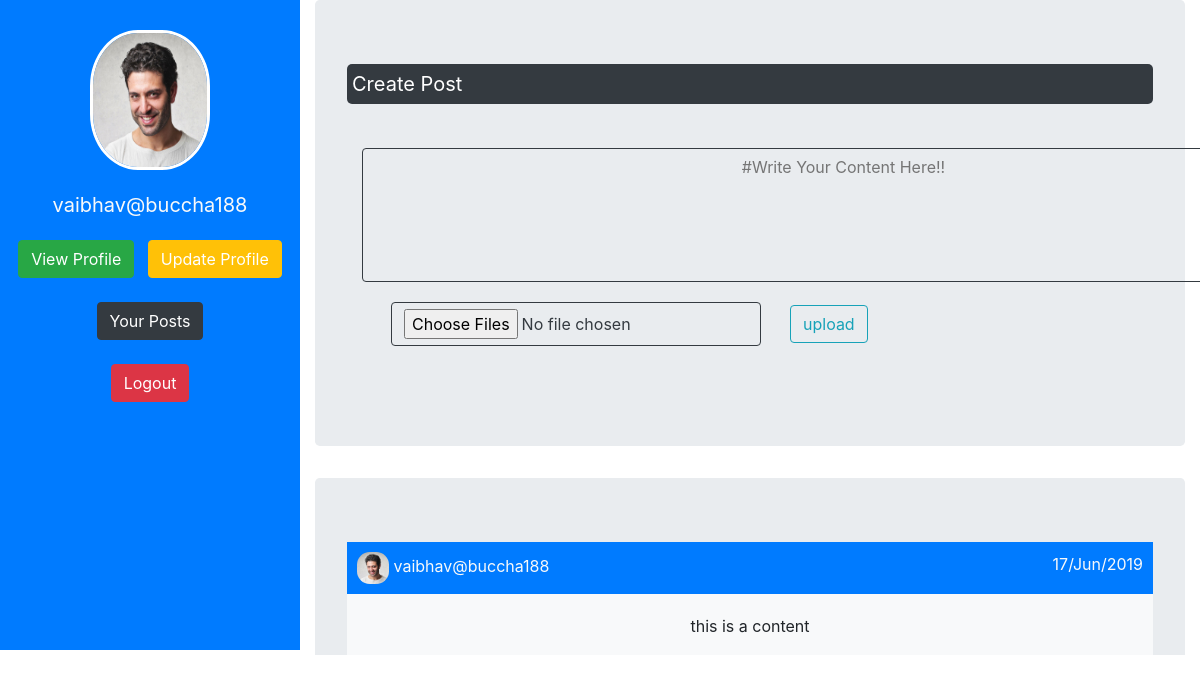
Page /welcome.php (signed in) on the committed database.
### tables this page shows
CREATE TABLE `user` (
  `id` int(11) NOT NULL,
  `name` varchar(255) NOT NULL,
  `email` varchar(300) NOT NULL,
  `password` varchar(400) NOT NULL,
  `dob` varchar(100) NOT NULL,
  `hobbies` varchar(300) NOT NULL,
  `gender` varchar(255) NOT NULL,
  `phone` varchar(10) NOT NULL,
  `country` varchar(100) NOT NULL,
  `username` varchar(100) NOT NULL,
  `image` varchar(1000) NOT NULL
);

CREATE TABLE `post` (
  `id` int(20) NOT NULL,
  `content` varchar(3000) NOT NULL,
  `username` varchar(255) NOT NULL,
  `date` varchar(255) NOT NULL,
  `images` varchar(500) NOT NULL
);

### welcome.php (called while the page is built)
<?php
include_once "session.php";
include_once "welcome_head.php";
include_once "post.php";
?>
<?php
include_once "welcome_foot.php";
?>

### post.php (the view, shortened to what this page needs)
<?php
include_once "session.php";
?>
 <div class="container-fluid">
   <div class="row">
        <div class="bg-primary col-sm-3 profile-area">
            <div align='center'>
                <?php
                    $user = $_SESSION['user'];
                    $select_user = "SELECT * FROM user WHERE username='$user' ";
                    $get_user_result = mysqli_query($con,$select_user);
                    $get_user_image = mysqli_fetch_array($get_user_result);
                ?>
                 <img src="<?php echo $get_user_image['image']; ?>" class="profile_pic">
            </div>
            <div class="text-light u_name text-center">
                <?php echo $_SESSION['user']; ?>
            </div>
            <div align='center'>
                <a href="profile.php" class="btn btn-success">View Profile</a> &nbsp;
                <a href="update.php" style="color:white;" class="btn btn-warning">Update Profile</a>
            </div>
            <br>
            <div align='center'>
                <a href="Our_post.php" class="btn btn-dark">Your Posts</a>
            </div>
            <br>
            <div align='center'>
                <a href="logout.php" class="btn btn-danger">Logout</a>
            </div>
        </div>
        <div class="col-sm-9 post-area">
            <div class="jumbotron">
                <div class="tag-head btn-dark">
                    Create Post
                </div>
                <div class="c_post"><br>
                    <form action="upload.php" method="post" enctype="multipart/form-data">
                        <div class="container">
                            <table  class="table-hover table table-border">
                                <tr>
                                <textarea name="content" id="" class="btn btn-outline-dark" placeholder="#Write Your Content Here!!" title="Write Your Content Here!" cols="90" rows="5"></textarea>
                                </tr>
                                <tr>
                                    <input style="margin:20px;" type="file" name="file[]" multiple class="btn btn-outline-dark">
                                </tr>
                                <tr>
                                    <input type="submit" class='btn btn-outline-info' value='upload' name="upload" >
                                </tr>
                            </table>
                        </div>
                    </form>
                </div>
            </div>
            <?php
            $post_fetch = "SELECT * FROM post";
            $result = mysqli_query($con,$post_fetch);
            while($row = mysqli_fetch_assoc($result)){
                $username = $row['username'];
                $get_img = "SELECT * FROM user WHERE username='$username'";
                $runn = mysqli_query($con,$get_img);
                $user_image = mysqli_fetch_array($runn);
            ?>
            <div class="jumbotron">
                <div class="bg-primary post-head">
                    <div class="post_admin text-light"><img src="<?php echo $user_image['image'] ;?>" class="tag-pic" width="32px" height="32px" >&nbsp;<?php echo $row['username']; ?>&nbsp;<span style="float:right;"><?php echo $row['date']; ?></span>
            </div>
            <div class="bg-light text-center post-content">
                <?php echo $row['content']; ?>
            </div>
            </div>
        </div>
        <?php } ?>
   </div>
 </div>

### css/welcome.css (style rules this page uses)
.profile-area { height: 650px; }
.post-area { height: 655px; overflow: scroll; }
textarea { border: 1px solid gray; background: rgba(255, 255, 255, 0.63); border-radius: 10px; }
.tag-head { padding:5px; border: 1px solid gary; border-radius: 5px; font-size: 20px; color: grey; }
.c_post { position: relative; margin-top: 20px; }
.profile_pic { margin-top: 30px; width: 120px; height:140px; border-radius: 40%; border: 3px solid white; }
.u_name { font-size: 20px; margin: 20px; }
.post-head { width: 100%; height: auto; }
.post_admin { padding: 10px; }
.post-content { padding: 20px; text-align: center; }
.tag-pic { border-radius: 40%; }

### rows in the picture
user: image (picture)
post: user.image (picture), username "vaibhav@buccha188", date "17/Jun/2019", content "this is a content"

### other values in the picture
$_SESSION['user'] "vaibhav@buccha188"
